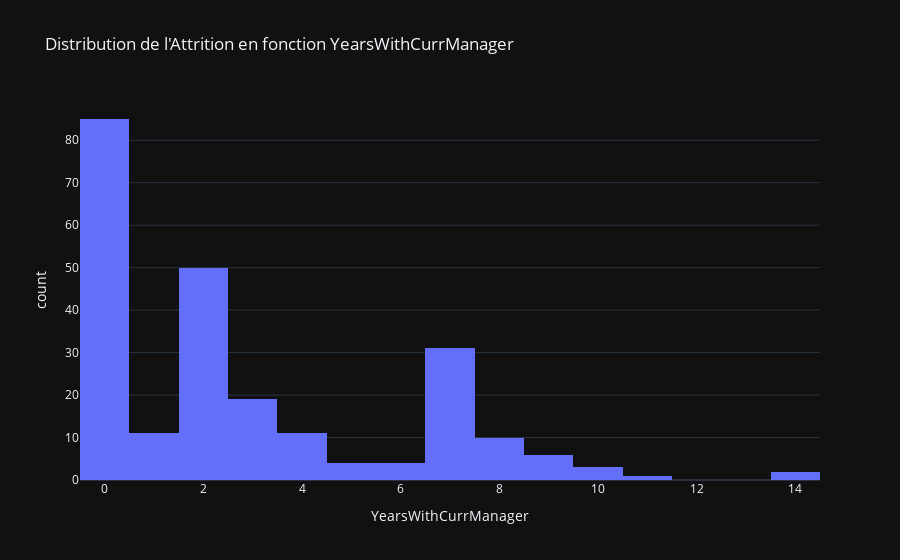

The code cell stored with this chart in its notebook:
### Code cell
numeric_plot('YearsWithCurrManager')

### Figure 1 — Plotly figure (JSON) as saved in the notebook; plotly's stock layout.template omitted (floating-point values rounded to 4 significant figures; data arrays with more than 128 entries replaced by an {"elided": "..."} marker saying what was removed)
{"data": [{"alignmentgroup": "True", "bingroup": "x", "hovertemplate": "YearsWithCurrManager=%{x}<br>count=%{y}<extra></extra>", "legendgroup": "", "marker": {"color": "#636efa", "pattern": {"shape": ""}}, "name": "", "nbinsx": 20, "offsetgroup": "", "orientation": "v", "showlegend": false, "type": "histogram", "x": {"elided": "237 int values"}, "xaxis": "x", "yaxis": "y"}], "layout": {"barmode": "relative", "legend": {"tracegroupgap": 0}, "title": {"text": "Distribution de l'Attrition en fonction YearsWithCurrManager"}, "xaxis": {"anchor": "y", "domain": [0, 1], "title": {"text": "YearsWithCurrManager"}}, "yaxis": {"anchor": "x", "domain": [0, 1], "title": {"text": "count"}}}}
